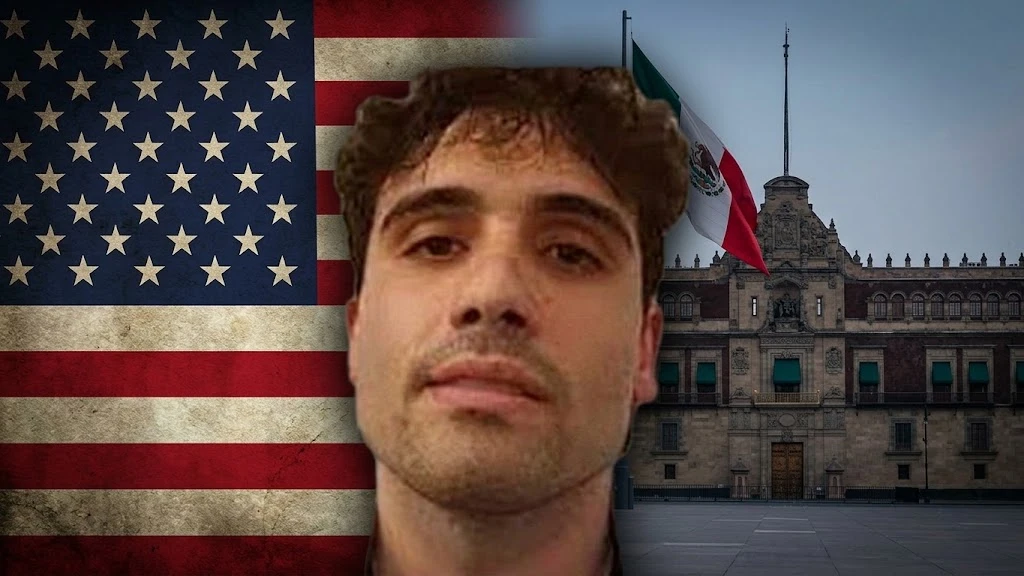
#> input picture la_cosa_nuestra/miniaturas/assets/ref_ovidio_8.png, 1024 x 576 px
$ python recorte_ovidio_ref.py
#> lines starting #> are read from the running program, lines starting #| are printed output that depends on the picture
#!/usr/bin/env python3
"""Recorta el rostro (con el pelo completo) de la imagen de referencia del usuario (assets/ref_ovidio_8.png) -> assets/ovidio_recorte2.png"""
import os, cv2, numpy as np
AQUI = os.path.dirname(os.path.abspath(__file__))
a = cv2.imread(os.path.join(AQUI, "assets", "ref_ovidio_8.png"))[50:576, 310:720]
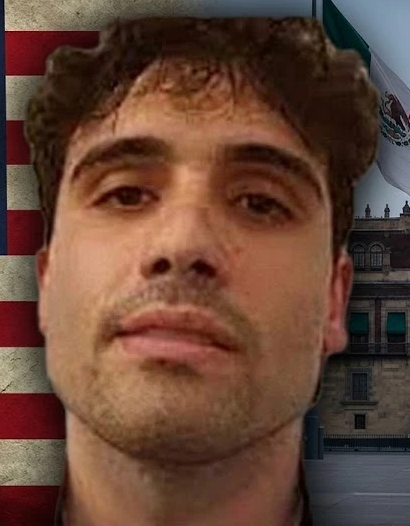
#> a: shape (526, 410, 3); mean B, G, R 54.9, 69.5, 101.5
big = cv2.resize(a, None, fx=2.5, fy=2.5, interpolation=cv2.INTER_CUBIC)
H, W = big.shape[:2]
#> H = 1315; W = 1025
mask = np.full((H, W), cv2.GC_PR_BGD, np.uint8)
x0, y0, x1 = int(0.04 * W), int(0.02 * H), int(0.96 * W)
#> x0 = 41; y0 = 26; x1 = 984
mask[:y0] = cv2.GC_BGD; mask[:, :int(0.03 * W)] = cv2.GC_BGD; mask[:, int(0.97 * W):] = cv2.GC_BGD
mask[y0:, x0:x1] = cv2.GC_PR_FGD
# semillas seguras: centro de la cara
mask[int(0.30 * H):int(0.85 * H), int(0.30 * W):int(0.70 * W)] = cv2.GC_FGD
bg = np.zeros((1, 65)); fg = np.zeros((1, 65))
cv2.grabCut(big, mask, None, bg, fg, 10, cv2.GC_INIT_WITH_MASK)
m = np.where((mask == 1) | (mask == 3), 255, 0).astype(np.uint8)
m = cv2.morphologyEx(m, cv2.MORPH_CLOSE, cv2.getStructuringElement(cv2.MORPH_ELLIPSE, (25, 25)))
m = cv2.morphologyEx(m, cv2.MORPH_OPEN, cv2.getStructuringElement(cv2.MORPH_ELLIPSE, (15, 15)))
n, lab, st, _ = cv2.connectedComponentsWithStats(m)
m = np.where(lab == 1 + np.argmax(st[1:, 4]), 255, 0).astype(np.uint8)
m = cv2.GaussianBlur(m, (0, 0), 2.2)
out = cv2.cvtColor(big, cv2.COLOR_BGR2BGRA); out[..., 3] = m
cv2.imwrite(os.path.join(AQUI, "assets", "ovidio_recorte2.png"), out)
prev = np.full_like(big, (30, 30, 190)); al = (m / 255.0)[..., None]
cv2.imwrite(os.environ.get("PREV", "/tmp/prev.jpg"), np.hstack([big, (big * al + prev * (1 - al)).astype(np.uint8)]))
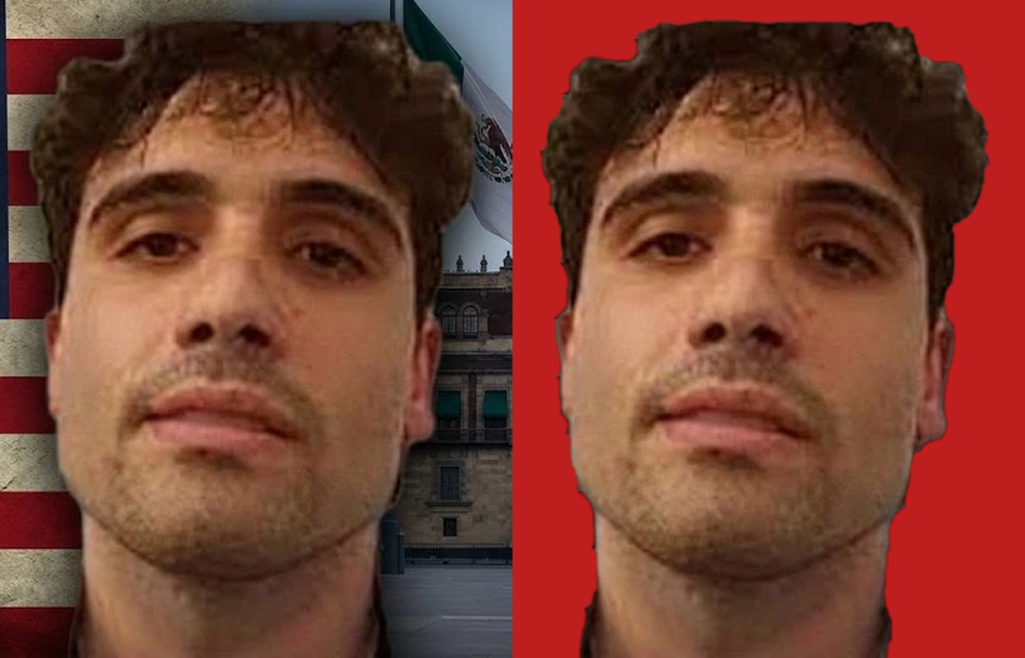
#> saved as prev.jpg: shape (1315, 2050, 3) (shown at 1/2 size); mean B, G, R 49.5, 64, 119.4
